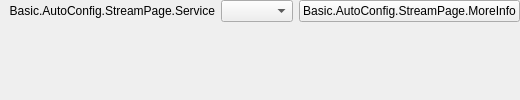
          <widget class="QFrame" name="widget_5">
           <layout class="QFormLayout" name="topStreamLayout">
            <property name="fieldGrowthPolicy">
             <enum>QFormLayout::AllNonFixedFieldsGrow</enum>
            </property>
            <property name="labelAlignment">
             <set>Qt::AlignRight|Qt::AlignTrailing|Qt::AlignVCenter</set>
            </property>
            <property name="leftMargin">
             <number>9</number>
            </property>
            <property name="topMargin">
             <number>0</number>
            </property>
            <property name="rightMargin">
             <number>0</number>
            </property>
            <property name="bottomMargin">
             <number>0</number>
            </property>
            <item row="0" column="0">
             <widget class="QLabel" name="serviceLabel">
              <property name="minimumSize">
               <size>
                <width>170</width>
                <height>0</height>
               </size>
              </property>
              <property name="text">
               <string>Basic.AutoConfig.StreamPage.Service</string>
              </property>
              <property name="alignment">
               <set>Qt::AlignRight|Qt::AlignTrailing|Qt::AlignVCenter</set>
              </property>
              <property name="buddy">
               <cstring>service</cstring>
              </property>
             </widget>
            </item>
            <item row="0" column="1">
             <widget class="QFrame" name="serviceWidget">
              <layout class="QHBoxLayout" name="serviceWidgetLayout" stretch="0,0">
               <property name="leftMargin">
                <number>0</number>
               </property>
               <property name="topMargin">
                <number>0</number>
               </property>
               <property name="rightMargin">
                <number>0</number>
               </property>
               <property name="bottomMargin">
                <number>0</number>
               </property>
               <item>
                <widget class="QComboBox" name="service">
                 <property name="maxVisibleItems">
                  <number>20</number>
                 </property>
                </widget>
               </item>
               <item>
                <widget class="UrlPushButton" name="moreInfoButton">
                 <property name="sizePolicy">
                  <sizepolicy hsizetype="Maximum" vsizetype="Fixed">
                   <horstretch>0</horstretch>
                   <verstretch>0</verstretch>
                  </sizepolicy>
                 </property>
                 <property name="text">
                  <string>Basic.AutoConfig.StreamPage.MoreInfo</string>
                 </property>
                </widget>
               </item>
              </layout>
             </widget>
            </item>
           </layout>
          </widget>
